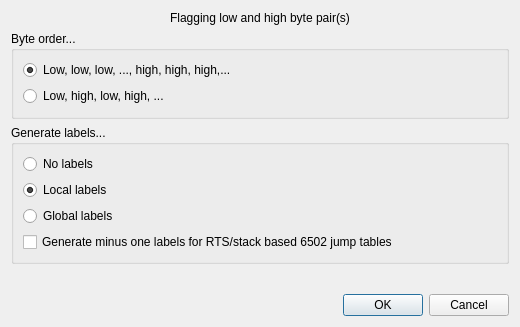
<?xml version="1.0" encoding="UTF-8"?>
<ui version="4.0">
 <class>LowAndHighBytePairsWindow</class>
 <widget class="QDialog" name="LowAndHighBytePairsWindow">
  <property name="geometry">
   <rect>
    <x>0</x>
    <y>0</y>
    <width>520</width>
    <height>327</height>
   </rect>
  </property>
  <property name="windowTitle">
   <string>Dialog</string>
  </property>
  <layout class="QVBoxLayout" name="verticalLayout_3">
   <item>
    <widget class="QLabel" name="label">
     <property name="text">
      <string>Flagging low and high byte pair(s)</string>
     </property>
     <property name="alignment">
      <set>Qt::AlignCenter</set>
     </property>
    </widget>
   </item>
   <item>
    <widget class="QGroupBox" name="groupBox">
     <property name="title">
      <string>Byte order...</string>
     </property>
     <layout class="QVBoxLayout" name="verticalLayout">
      <item>
       <widget class="QRadioButton" name="radioLowLowHighHigh">
        <property name="text">
         <string>Low, low, low, ..., high, high, high,...</string>
        </property>
        <property name="checked">
         <bool>true</bool>
        </property>
       </widget>
      </item>
      <item>
       <widget class="QRadioButton" name="radioLowHighLowHigh">
        <property name="text">
         <string>Low, high, low, high, ...</string>
        </property>
       </widget>
      </item>
      <item>
       <spacer name="verticalSpacer">
        <property name="orientation">
         <enum>Qt::Vertical</enum>
        </property>
        <property name="sizeHint" stdset="0">
         <size>
          <width>20</width>
          <height>1</height>
         </size>
        </property>
       </spacer>
      </item>
     </layout>
    </widget>
   </item>
   <item>
    <widget class="QGroupBox" name="groupBox_2">
     <property name="title">
      <string>Generate labels...</string>
     </property>
     <layout class="QVBoxLayout" name="verticalLayout_2">
      <item>
       <widget class="QRadioButton" name="radioNoLabels">
        <property name="text">
         <string>No labels</string>
        </property>
       </widget>
      </item>
      <item>
       <widget class="QRadioButton" name="radioLocalLabels">
        <property name="text">
         <string>Local labels</string>
        </property>
        <property name="checked">
         <bool>true</bool>
        </property>
       </widget>
      </item>
      <item>
       <widget class="QRadioButton" name="radioGlobalLabels">
        <property name="text">
         <string>Global labels</string>
        </property>
       </widget>
      </item>
      <item>
       <widget class="QCheckBox" name="checkMinusOne">
        <property name="enabled">
         <bool>true</bool>
        </property>
        <property name="text">
         <string>Generate minus one labels for RTS/stack based 6502 jump tables</string>
        </property>
       </widget>
      </item>
      <item>
       <spacer name="verticalSpacer_2">
        <property name="orientation">
         <enum>Qt::Vertical</enum>
        </property>
        <property name="sizeHint" stdset="0">
         <size>
          <width>20</width>
          <height>0</height>
         </size>
        </property>
       </spacer>
      </item>
     </layout>
    </widget>
   </item>
   <item>
    <spacer name="verticalSpacer_3">
     <property name="orientation">
      <enum>Qt::Vertical</enum>
     </property>
     <property name="sizeHint" stdset="0">
      <size>
       <width>20</width>
       <height>1</height>
      </size>
     </property>
    </spacer>
   </item>
   <item>
    <widget class="QDialogButtonBox" name="buttonBox">
     <property name="orientation">
      <enum>Qt::Horizontal</enum>
     </property>
     <property name="standardButtons">
      <set>QDialogButtonBox::Cancel|QDialogButtonBox::Ok</set>
     </property>
    </widget>
   </item>
  </layout>
 </widget>
 <resources/>
 <connections>
  <connection>
   <sender>buttonBox</sender>
   <signal>accepted()</signal>
   <receiver>LowAndHighBytePairsWindow</receiver>
   <slot>accept()</slot>
   <hints>
    <hint type="sourcelabel">
     <x>248</x>
     <y>254</y>
    </hint>
    <hint type="destinationlabel">
     <x>157</x>
     <y>274</y>
    </hint>
   </hints>
  </connection>
  <connection>
   <sender>buttonBox</sender>
   <signal>rejected()</signal>
   <receiver>LowAndHighBytePairsWindow</receiver>
   <slot>reject()</slot>
   <hints>
    <hint type="sourcelabel">
     <x>316</x>
     <y>260</y>
    </hint>
    <hint type="destinationlabel">
     <x>286</x>
     <y>274</y>
    </hint>
   </hints>
  </connection>
 </connections>
</ui>
